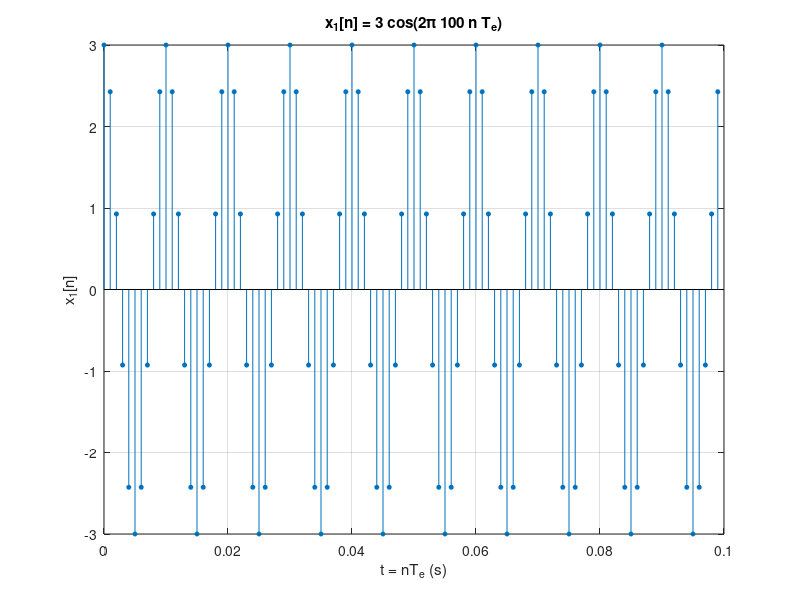
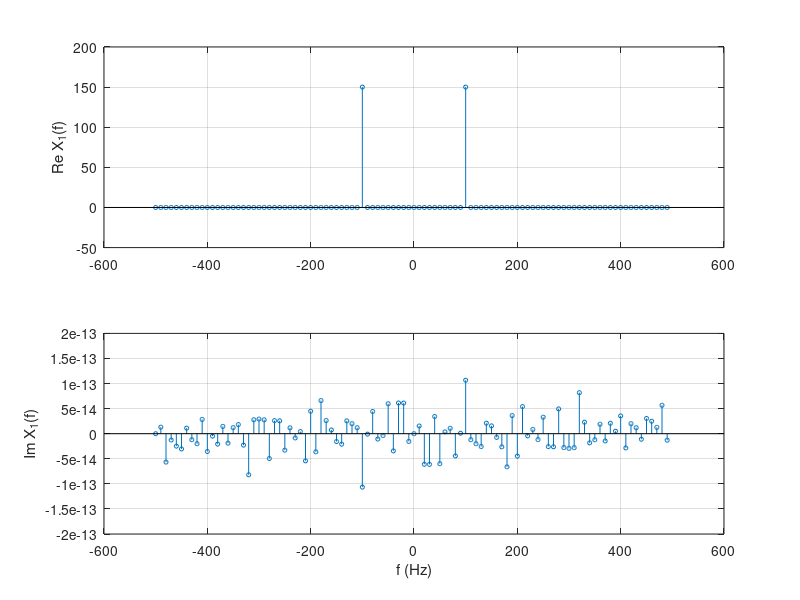
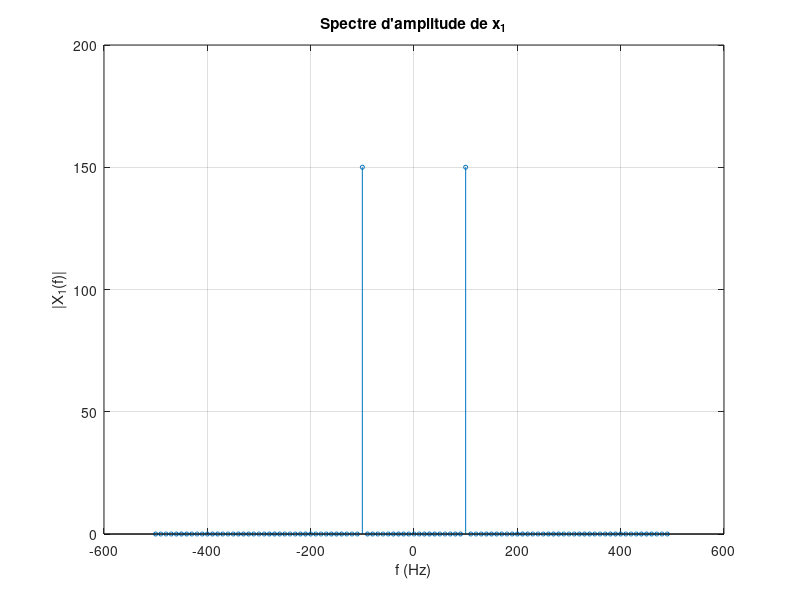
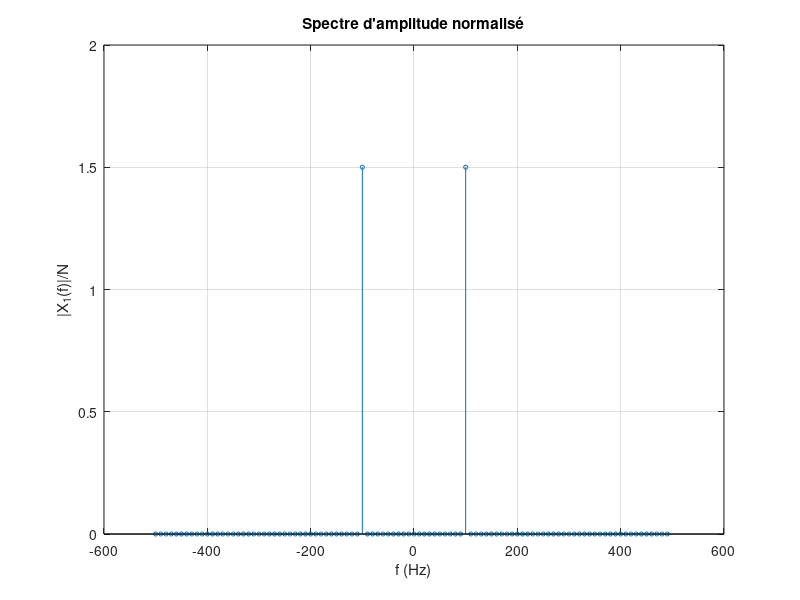

Write MATLAB code to recreate these figures, in order. (Note: this script raises an error after producing the figures.)
%% TP3 : Transformée de Fourier Discrète
% Traitement du signal - IIA 3, INSAT
% Youssef El Mhamdi, IIA 3/1 - projet Nyquist
%
% ATTENTION : énoncé NON VÉRIFIÉ sur le fascicule original (transcription).
% Numérotation : questions 1 à 12 de la partie 2.2 (cellules Q1 ... Q12).
% Les lignes "@param" sont réglables (curseurs du site).
clear; close all; clc;

%% Q1 Générer x1[n] = 3cos(2*pi*100*n*Te) sur tmax = 0.1 s
% Deux lectures possibles de « sur une durée tmax » (errata E-TS5) :
%  - n = 0 ... N-1 avec N = tmax*Fe = 100 points : 100 Hz tombe sur une raie ;
%  - t = 0:Te:tmax, soit N + 1 = 101 points : 100 Hz tombe entre deux raies.
Fe = 1000; Te = 1/Fe;
tmax = 0.1;                     % @param tmax [s] 0.02..0.5/0.001 temps d'acquisition
inclure_tmax = 0;               % @param inclure_tmax {0, 1} 1 : t = 0:Te:tmax (N+1 points)
N = round(tmax*Fe) + inclure_tmax
n = 0:N-1;
x1 = 3*cos(2*pi*100*n*Te);
figure('Name', 'Q1 - x1[n]');
stem(n*Te, x1, 'filled', 'MarkerSize', 3); grid on;
xlabel('t = nT_e (s)'); ylabel('x_1[n]'); title('x_1[n] = 3 cos(2\pi 100 n T_e)');

%% Q2 Parties réelle et imaginaire de X1(f) (fft, fftshift, stem)
% Après fftshift, la case k correspond à f = (k - floor(N/2)) Fe/N : l'axe va
% de -Fe/2 à Fe/2 avec un pas delta_f = Fe/N (valable pour N pair ou impair).
% Avec N = 100, x1 contient un nombre entier de périodes (10) : il est pair
% au sens circulaire, x1[N-n] = x1[n], donc X1 est réel. La partie imaginaire
% tracée vaut environ 1e-13 : c'est un zéro numérique (arrondis de la fft).
% Avec N = 101 (inclure_tmax = 1), ce n'est plus vrai.
X1 = fftshift(fft(x1));
f = ((0:N-1) - floor(N/2))*Fe/N;
delta_f = Fe/N
figure('Name', 'Q2 - X1(f)');
subplot(2, 1, 1); stem(f, real(X1), 'MarkerSize', 3); grid on; ylabel('Re X_1(f)');
subplot(2, 1, 2); stem(f, imag(X1), 'MarkerSize', 3); grid on; ylabel('Im X_1(f)'); xlabel('f (Hz)');

%% Q3 Spectre d'amplitude
figure('Name', 'Q3 - |X1(f)|');
stem(f, abs(X1), 'MarkerSize', 3); grid on;
xlabel('f (Hz)'); ylabel('|X_1(f)|'); title('Spectre d''amplitude de x_1');

%% Q4 Amplitude des raies : bonnes amplitudes et bonnes fréquences
% 3cos(2*pi*100t) = 1.5 e^{+j2pi100t} + 1.5 e^{-j2pi100t} : deux raies de 1.5.
% La fft additionne N échantillons sans diviser : la raie vaut N x 1.5 = 150.
% -> bonnes amplitudes : diviser par N (spectre bilatéral, 1.5 à +/-100 Hz),
%    puis multiplier par 2 pour l'amplitude du cosinus (3).
% -> bonnes fréquences : axe f = (k - floor(N/2)) Fe/N, et non l'indice k.
[amplitude_raie, i_raie] = max(abs(X1));
amplitude_raie                  % N*A/2 (= 150 si N = 100)
f_raie = abs(f(i_raie))         % 100 Hz
amplitude_bilaterale = amplitude_raie/N
amplitude_cosinus = 2*amplitude_raie/N   % 3 si 100 Hz tombe sur une raie
figure('Name', 'Q4 - |X1(f)|/N');
stem(f, abs(X1)/N, 'MarkerSize', 3); grid on;
xlabel('f (Hz)'); ylabel('|X_1(f)|/N'); title('Spectre d''amplitude normalisé');

%% Q5 x2[n] = 5 + x1[n] : questions 1 à 4 pour x2
x2 = 5 + x1;
X2 = fftshift(fft(x2));
figure('Name', 'Q5 - x2[n] et X2(f)');
subplot(2, 2, 1); stem(n*Te, x2, 'filled', 'MarkerSize', 3); grid on; title('x_2[n]');
subplot(2, 2, 2); stem(f, real(X2), 'MarkerSize', 3); grid on; title('Re X_2(f)');
subplot(2, 2, 3); stem(f, imag(X2), 'MarkerSize', 3); grid on; title('Im X_2(f)');
subplot(2, 2, 4); stem(f, abs(X2)/N, 'MarkerSize', 3); grid on; title('|X_2(f)|/N'); xlabel('f (Hz)');

%% Q6 Effet de la composante continue
% La constante 5 ajoute une raie à f = 0 : X2(0) = N x 5, soit 5 après
% division par N. Les raies à +/-100 Hz ne changent pas (linéarité).
i0 = floor(N/2) + 1;            % case de f = 0
raie_continue = abs(X2(i0))/N   % 5
raie_100_x2 = abs(X2(i_raie))/N % inchangée

%% Q7 x3[n] = 5 + cos(2*pi*100*n*Te - pi/3)
x3 = 5 + cos(2*pi*100*n*Te - pi/3);
X3 = fftshift(fft(x3));
figure('Name', 'Q7 - X3(f)');
subplot(3, 1, 1); stem(f, real(X3)/N, 'MarkerSize', 3); grid on; ylabel('Re X_3/N');
subplot(3, 1, 2); stem(f, imag(X3)/N, 'MarkerSize', 3); grid on; ylabel('Im X_3/N');
subplot(3, 1, 3); stem(f, abs(X3)/N, 'MarkerSize', 3); grid on; ylabel('|X_3|/N'); xlabel('f (Hz)');

%% Q8 Effet du retard
% cos(2*pi*100*n*Te - pi/3) = cos(2*pi*100*(nTe - tau)) avec tau = 1/600 s :
% déphasage de -pi/3 à 100 Hz. La raie à +100 Hz est multipliée par
% e^{-j pi/3} (celle à -100 Hz par e^{+j pi/3}) : les parties réelle et
% imaginaire changent, le module reste le même.
% x3 a une amplitude 1 alors que x2 a une amplitude 3 (errata E-TS10) : pour
% isoler l'effet du retard, on compare aussi avec 5 + cos(2*pi*100*n*Te).
tau_retard = (pi/3)/(2*pi*100)  % 1/600 s
X_ref = fftshift(fft(5 + cos(2*pi*100*n*Te)));
i100 = find(abs(f - 100) < 1e-9);
if isempty(i100)                % 100 Hz hors grille (N = 101) : raie la plus proche
    [~, i100] = min(abs(f - 100));
end
raie_x3 = X3(i100)/N            % 0.5 e^{-j pi/3} = 0.25 - 0.433j (si 100 Hz est sur une raie)
raie_ref = X_ref(i100)/N        % 0.5
dephasage_mesure = angle(raie_x3/raie_ref)   % -pi/3
rapport_modules = abs(raie_x3)/abs(raie_ref) % 1 : le module ne change pas
rapport_x3_x2 = abs(raie_x3)/abs(X2(i100)/N) % 1/3 : effet de l'amplitude, pas du retard

%% Q9 Spectre de x4[n] = 5 + cos(2*pi*105*n*Te)
% Avec tmax = 0.1 s, delta_f = 10 Hz : 105 Hz n'est pas un multiple de
% delta_f, il tombe entre les raies 100 et 110 Hz. L'énergie se répartit sur
% les raies voisines (fuite spectrale) et le pic est plus bas que 0.5.
N9 = round(0.1*Fe);
n9 = 0:N9-1;
x4 = 5 + cos(2*pi*105*n9*Te);
X4 = fftshift(fft(x4))/N9;
f9 = ((0:N9-1) - floor(N9/2))*Fe/N9;
figure('Name', 'Q9 - |X4(f)|/N');
stem(f9, abs(X4), 'MarkerSize', 3); grid on; xlabel('f (Hz)'); title('|X_4(f)|/N, t_{max} = 0.1 s');
pic_x4 = max(abs(X4(f9 > 50)))  % < 0.5 : fuite spectrale

%% Q10 tmax = 0.05 s et 0.2 s
% delta_f = 1/tmax : 20 Hz (0.05 s), 10 Hz (0.1 s), 5 Hz (0.2 s).
% 105 Hz est un multiple de 5 Hz : seule tmax = 0.2 s donne une raie nette
% d'amplitude 0.5. Plus on observe longtemps, plus la résolution est fine.
% La hauteur du pic dépend de la position de 105 Hz par rapport aux raies :
%  - 0.05 s : 105 Hz est à 1/4 de case de la raie 100 Hz -> pic un peu bas ;
%  - 0.1 s  : 105 Hz est au milieu de deux raies -> pic le plus bas ;
%  - 0.2 s  : 105 Hz est sur une raie -> pic exact de 0.5.
% Une durée plus longue n'améliore donc pas toujours la hauteur du pic, mais
% elle améliore toujours la résolution (delta_f plus petit).
tmax_liste = [0.05 0.1 0.2];    % @param tmax_liste [s]
delta_f_liste = 1./tmax_liste
sur_une_raie = abs(105./delta_f_liste - round(105./delta_f_liste)) < 1e-9
pics = zeros(size(tmax_liste));
figure('Name', 'Q10 - Résolution');
for i = 1:numel(tmax_liste)
    Ni = round(tmax_liste(i)*Fe);
    ni = 0:Ni-1;
    Xi = fftshift(fft(5 + cos(2*pi*105*ni*Te)))/Ni;
    fi = ((0:Ni-1) - floor(Ni/2))*Fe/Ni;
    pics(i) = max(abs(Xi(fi > 50)));
    subplot(3, 1, i); stem(fi, abs(Xi), 'MarkerSize', 3); grid on;
    title(sprintf('t_{max} = %g s, \\Delta f = %g Hz', tmax_liste(i), delta_f_liste(i)));
end
xlabel('f (Hz)');
pics

%% Q11 Fonction : indice p tel que 2^p est la première valeur qui dépasse N
% « dépasse » : strictement supérieur (errata E-TS6). Pour N = 50, p = 6 (64).
tmax11 = 0.05;
N11 = round(tmax11*Fe)
p = exposant_puissance2(N11)
L = 2^p

%% Q12 Ajout de zéros : x5[n] = x4[n] pour n < N, 0 jusqu'à 2^p
% Les zéros ajoutés ne changent pas la résolution (1/tmax = 20 Hz) : ils
% calculent plus de points sur la même courbe (la TFTD de x4). Le spectre
% est interpolé et le pic calculé se rapproche du pic de la TFTD.
% Attention : avec seulement 50 points, le pic de la TFTD n'est pas à
% 105 Hz. Le lobe de la composante continue (5, dix fois plus grande) et la
% raie image à -105 Hz débordent sur le lobe à 105 Hz et le décalent
% (f_pic_tftd ci-dessous). Ajouter des zéros ne corrige pas ce biais : seule
% une durée d'observation plus longue (ou une fenêtre) le réduit.
% L = 2^p permet aussi l'algorithme FFT radix-2, plus rapide.
n11 = 0:N11-1;
x4_11 = 5 + cos(2*pi*105*n11*Te);
x5 = [x4_11 zeros(1, L - N11)];
X5 = fftshift(fft(x5))/N11;     % divisé par N (et non L) : mêmes amplitudes que x4
f5 = ((0:L-1) - floor(L/2))*Fe/L;
X4_11 = fftshift(fft(x4_11))/N11;
f11 = ((0:N11-1) - floor(N11/2))*Fe/N11;
Ld = 4096;                      % TFTD approchée sur une grille très fine
Xd = fftshift(fft(x4_11, Ld))/N11;
fd = ((0:Ld-1) - floor(Ld/2))*Fe/Ld;
[~, i4] = max(abs(X4_11) .* (f11 > 50));  f_pic_N = f11(i4)
[~, i5] = max(abs(X5) .* (f5 > 50));      f_pic_L = f5(i5)
[~, id] = max(abs(Xd) .* (fd > 50));      f_pic_tftd = fd(id)
figure('Name', 'Q12 - Ajout de zéros');
plot(fd, abs(Xd), 'Color', [0.7 0.7 0.7]); hold on;
stem(f11, abs(X4_11), 'MarkerSize', 4);
stem(f5, abs(X5), 'filled', 'MarkerSize', 3); hold off; grid on;
xlim([0 200]); xlabel('f (Hz)');
legend('TFTD de x_4', sprintf('x_4, N = %d', N11), sprintf('x_5, %d points', L));
title('Spectre d''amplitude de x_5 (zéros ajoutés)');

%% Fonction de la question 11 (doit rester à la fin du script)
function p = exposant_puissance2(N)
% Plus petit entier p tel que 2^p > N (strictement).
    p = 0;
    while 2^p <= N
        p = p + 1;
    end
end
